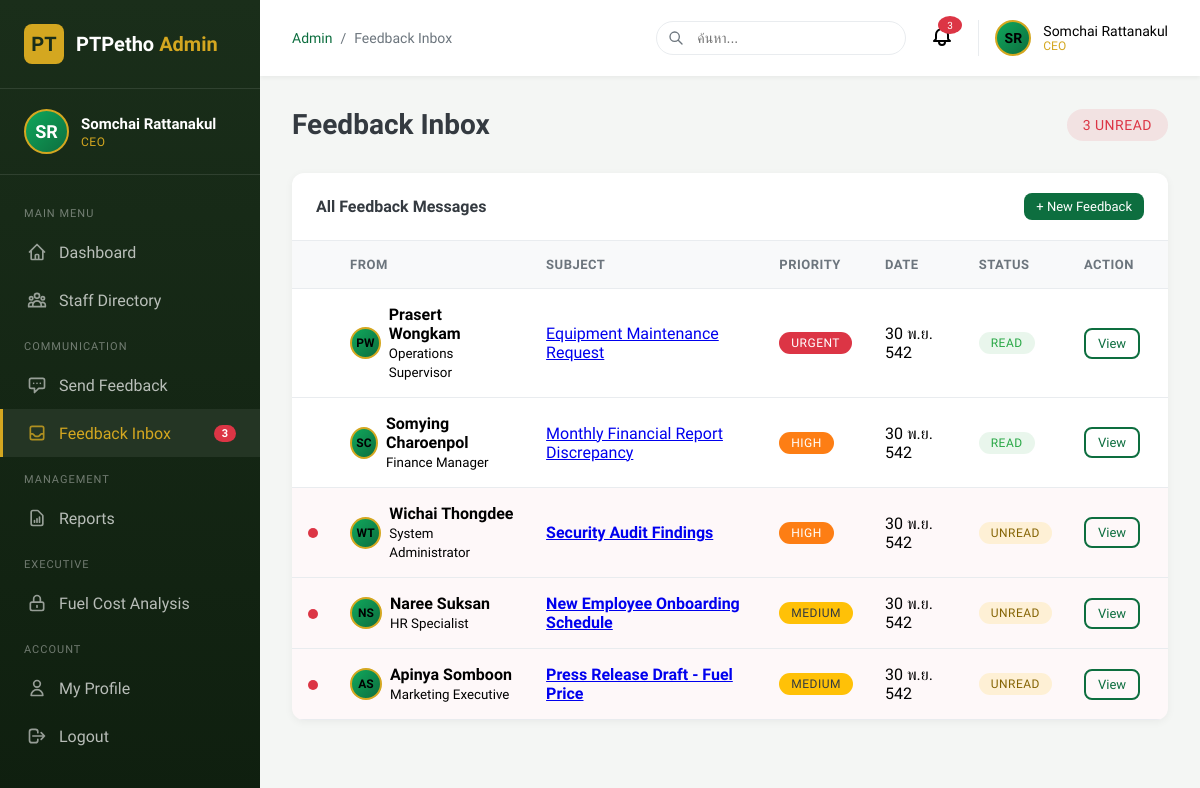
/ptpetho-admin/feedback-inbox.php (signed in), run on the app's committed database.
### tables this page shows
CREATE TABLE IF NOT EXISTS users (
    id INT AUTO_INCREMENT PRIMARY KEY,
    username VARCHAR(50) NOT NULL UNIQUE,
    password_hash VARCHAR(255) NOT NULL,
    email VARCHAR(100),
    full_name VARCHAR(100),
    role ENUM('user', 'admin', 'superadmin', 'ceo') DEFAULT 'user',
    department VARCHAR(100),
    avatar VARCHAR(255) DEFAULT 'default.png',
    is_active BOOLEAN DEFAULT TRUE,
    created_at TIMESTAMP DEFAULT CURRENT_TIMESTAMP,
    last_login TIMESTAMP NULL,
    INDEX idx_username (username),
    INDEX idx_role (role)
);

CREATE TABLE IF NOT EXISTS admin_feedback (
    id INT AUTO_INCREMENT PRIMARY KEY,
    sender_id INT,
    sender_name VARCHAR(100),
    sender_role VARCHAR(50),
    subject VARCHAR(200),
    message TEXT,
    priority ENUM('low', 'medium', 'high', 'urgent') DEFAULT 'medium',
    is_read BOOLEAN DEFAULT FALSE,
    read_by VARCHAR(50) NULL,
    created_at TIMESTAMP DEFAULT CURRENT_TIMESTAMP,
    read_at TIMESTAMP NULL,
    INDEX idx_is_read (is_read),
    INDEX idx_priority (priority)
);

### src/includes/functions.php (called while the page is built, shortened)
<?php
function getCurrentUser() {
    $db = getDB();
    $userId = (int)$_SESSION['user_id'];
    $result = $db->query("SELECT * FROM users WHERE id = $userId");
    if ($result && $result->num_rows > 0) {
        return $result->fetch_assoc();
    }
    return null;
}
function hasRole($role) {
    $user = getCurrentUser();
    if (is_array($role)) {
        return in_array($user['role'], $role);
    }
    return $user['role'] === $role;
}
function isCEO() {
    return hasRole('ceo');
}
function getFeedbackList($onlyUnread = false) {
    $db = getDB();
    $where = $onlyUnread ? "WHERE is_read = FALSE" : "";
    $query = "SELECT * FROM admin_feedback $where ORDER BY
        CASE priority
            WHEN 'urgent' THEN 1
            WHEN 'high' THEN 2
            WHEN 'medium' THEN 3
            ELSE 4
        END,
        created_at DESC";
    $result = $db->query($query);
    $data = [];
    while ($row = $result->fetch_assoc()) {
        $data[] = $row;
    }
    return $data;
}
function getDashboardStats() {
    $db = getDB();
    $stats = [];
    $result = $db->query("SELECT COUNT(*) as count FROM ptpetho_staff WHERE status = 'active'");
    $stats['total_staff'] = $result->fetch_assoc()['count'];
    $result = $db->query("SELECT COUNT(*) as count FROM admin_feedback WHERE is_read = FALSE");
    $stats['unread_feedback'] = $result->fetch_assoc()['count'];
    $result = $db->query("SELECT COUNT(*) as count FROM audit_log WHERE action = 'LOGIN_SUCCESS' AND DATE(created_at) = CURDATE()");
    $stats['today_logins'] = $result->fetch_assoc()['count'];
    $stats['total_revenue'] = '฿125.8B';
    return $stats;
}
function getInitials($name) {
    $words = explode(' ', $name);
    $initials = '';
    foreach ($words as $word) {
        if (!empty($word)) {
            $initials .= mb_substr($word, 0, 1);
        }
    }
    return mb_strtoupper(mb_substr($initials, 0, 2));
}
function formatThaiDate($date) {
    $timestamp = strtotime($date);
    $thaiMonths = [
        1 => 'ม.ค.', 2 => 'ก.พ.', 3 => 'มี.ค.', 4 => 'เม.ย.',
        5 => 'พ.ค.', 6 => 'มิ.ย.', 7 => 'ก.ค.', 8 => 'ส.ค.',
        9 => 'ก.ย.', 10 => 'ต.ค.', 11 => 'พ.ย.', 12 => 'ธ.ค.'
    ];
    $day = date('j', $timestamp);
    $month = $thaiMonths[(int)date('n', $timestamp)];
    $year = date('Y', $timestamp) + 543;
    return "$day $month $year";
}
function timeAgo($datetime) {
    $timestamp = strtotime($datetime);
    $diff = time() - $timestamp;
    return formatThaiDate($datetime);
}

### src/ptpetho-admin/feedback-inbox.php (the view, shortened to what this page needs)
<?php
$pageTitle = 'Feedback Inbox';
$currentPage = 'feedback-inbox';
require_once __DIR__ . '/../includes/admin-header.php';
$feedbackList = getFeedbackList();
$unreadCount = 0;
foreach ($feedbackList as $f) {
    if (!$f['is_read']) $unreadCount++;
}
?>
<div class="content-header">
    <h1>Feedback Inbox</h1>
    <div>
        <span class="badge badge-danger" style="font-size: 0.875rem; padding: 0.5rem 1rem;">
            <?= $unreadCount ?> unread
        </span>
    </div>
</div>
<div class="panel">
    <div class="panel-header">
        <h3 class="panel-title">All Feedback Messages</h3>
        <a href="/ptpetho-admin/feedback.php" class="btn btn-primary btn-sm">
            + New Feedback
        </a>
    </div>
    <div class="panel-body" style="padding: 0;">
        <?php if (empty($feedbackList)): ?>
        <p class="text-center text-muted" style="padding: 3rem;">ไม่มี feedback</p>
        <?php else: ?>
        <div class="table-wrapper">
            <table class="admin-table">
                <thead>
                    <tr>
                        <th style="width: 40px;"></th>
                        <th>From</th>
                        <th>Subject</th>
                        <th>Priority</th>
                        <th>Date</th>
                        <th>Status</th>
                        <th style="width: 100px;">Action</th>
                    </tr>
                </thead>
                <tbody>
                    <?php foreach ($feedbackList as $feedback): ?>
                    <tr style="<?= !$feedback['is_read'] ? 'background: rgba(220, 53, 69, 0.03);' : '' ?>">
                        <td>
                            <?php if (!$feedback['is_read']): ?>
                            <span style="display: inline-block; width: 10px; height: 10px; background: var(--danger); border-radius: 50%;"></span>
                            <?php endif; ?>
                        </td>
                        <td>
                            <div style="display: flex; align-items: center; gap: 0.5rem;">
                                <div class="user-avatar" style="width: 32px; height: 32px; font-size: 0.75rem;">
                                    <?= getInitials($feedback['sender_name']) ?>
                                </div>
                                <div>
                                    <strong><?= htmlspecialchars($feedback['sender_name']) ?></strong>
                                    <br>
                                    <small class="text-muted"><?= htmlspecialchars($feedback['sender_role']) ?></small>
                                </div>
                            </div>
                        </td>
                        <td>
                            <a href="/ptpetho-admin/feedback-view.php?id=<?= $feedback['id'] ?>" style="<?= !$feedback['is_read'] ? 'font-weight: 600;' : '' ?>">
                                <?= htmlspecialchars(mb_substr($feedback['subject'], 0, 50)) ?>
                            </a>
                        </td>
                        <td>
                            <span class="badge priority-<?= $feedback['priority'] ?>">
                                <?= $feedback['priority'] ?>
                            </span>
                        </td>
                        <td>
                            <span title="<?= $feedback['created_at'] ?>">
                                <?= timeAgo($feedback['created_at']) ?>
                            </span>
                        </td>
                        <td>
                            <?php if ($feedback['is_read']): ?>
                            <span class="badge badge-success">Read</span>
                            <?php else: ?>
                            <span class="badge badge-warning">Unread</span>
                            <?php endif; ?>
                        </td>
                        <td>
                            <a href="/ptpetho-admin/feedback-view.php?id=<?= $feedback['id'] ?>" class="btn btn-sm btn-outline">
                                View
                            </a>
                        </td>
                    </tr>
                    <?php endforeach; ?>
                </tbody>
            </table>
        </div>
        <?php endif; ?>
    </div>
</div>
<?php require_once __DIR__ . '/../includes/admin-footer.php'; ?>

### src/includes/admin-header.php (shortened to what this page needs)
<?php
require_once __DIR__ . '/functions.php';
$stats = getDashboardStats();
?>
<!DOCTYPE html>
<html lang="th">
<head>
    <link rel="stylesheet" href="/assets/css/admin.css">
</head>
<body class="admin-body">
    <div class="admin-wrapper">
        <?php include __DIR__ . '/admin-sidebar.php'; ?>
        <main class="admin-main">
            <header class="admin-header">
                <div class="header-left">
                    <div class="header-breadcrumb">
                        <a href="/ptpetho-admin/dashboard.php">Admin</a>
                        <span>/</span>
                        <span><?= $pageTitle ?? 'Dashboard' ?></span>
                    </div>
                </div>
                <div class="header-right">
                    <div class="header-search">
                        <svg xmlns="http://www.w3.org/2000/svg" fill="none" viewBox="0 0 24 24" stroke="currentColor">
                            <path stroke-linecap="round" stroke-linejoin="round" stroke-width="2" d="M21 21l-6-6m2-5a7 7 0 11-14 0 7 7 0 0114 0z" />
                        </svg>
                        <input type="text" placeholder="ค้นหา...">
                    </div>
                    <div class="header-notifications">
                        <?php if ($stats['unread_feedback'] > 0): ?>
                            <span class="badge"><?= $stats['unread_feedback'] ?></span>
                        <?php endif; ?>
                    </div>
                    <div style="display:flex;align-items:center;gap:0.75rem;padding-left:1rem;border-left:1px solid var(--light-gray);">
                        <div class="user-avatar" style="width:36px;height:36px;font-size:0.875rem;">
                            <?= getInitials($currentUser['full_name']) ?>
                        </div>
                        <div>
                            <div style="font-size:0.875rem;font-weight:500;"><?= htmlspecialchars($currentUser['full_name']) ?></div>
                            <div style="font-size:0.75rem;color:var(--accent-gold);text-transform:uppercase;"><?= $currentUser['role'] ?></div>
                        </div>
                    </div>
                </div>
            </header>
            <div class="admin-content">

### src/includes/admin-sidebar.php (shortened to what this page needs)
<?php
$currentUser = getCurrentUser();
$unreadFeedback = $stats['unread_feedback'] ?? 0;
?>
<aside class="admin-sidebar">
    <div class="sidebar-header">
        <div class="sidebar-logo">PT</div>
        <div class="sidebar-brand">PTPetho <span>Admin</span></div>
    </div>
    <div class="sidebar-user">
        <div class="user-avatar">
            <?= getInitials($currentUser['full_name']) ?>
        </div>
        <div class="user-info">
            <div class="user-name"><?= htmlspecialchars($currentUser['full_name']) ?></div>
            <div class="user-role"><?= strtoupper($currentUser['role']) ?></div>
        </div>
    </div>
    <nav class="sidebar-nav">
        <div class="nav-section">Main Menu</div>
        <ul>
            <li class="nav-item">
                <a href="/ptpetho-admin/dashboard.php" class="nav-link <?= ($currentPage ?? '') === 'dashboard' ? 'active' : '' ?>">
                    <span>Dashboard</span>
                </a>
            </li>
            <li class="nav-item">
                <a href="/ptpetho-admin/search.php" class="nav-link <?= ($currentPage ?? '') === 'search' ? 'active' : '' ?>">
                    <span>Staff Directory</span>
                </a>
            </li>
        </ul>
        <div class="nav-section">Communication</div>
        <ul>
            <li class="nav-item">
                <a href="/ptpetho-admin/feedback.php" class="nav-link <?= ($currentPage ?? '') === 'feedback' ? 'active' : '' ?>">
                    <svg class="nav-icon" xmlns="http://www.w3.org/2000/svg" fill="none" viewBox="0 0 24 24" stroke="currentColor">
                        <path stroke-linecap="round" stroke-linejoin="round" stroke-width="2" d="M8 10h.01M12 10h.01M16 10h.01M9 16H5a2 2 0 01-2-2V6a2 2 0 012-2h14a2 2 0 012 2v8a2 2 0 01-2 2h-5l-5 5v-5z" />
                    </svg>
                    <span>Send Feedback</span>
                </a>
            </li>
            <li class="nav-item">
                <a href="/ptpetho-admin/feedback-inbox.php" class="nav-link <?= ($currentPage ?? '') === 'feedback-inbox' ? 'active' : '' ?>">
                    <span>Feedback Inbox</span>
                    <?php if ($unreadFeedback > 0): ?>
                        <span class="nav-badge"><?= $unreadFeedback ?></span>
                    <?php endif; ?>
                </a>
            </li>
        </ul>
        <?php if (hasRole(['superadmin', 'ceo'])): ?>
        <div class="nav-section">Management</div>
        <ul>
            <li class="nav-item">
                <a href="/ptpetho-admin/reports.php" class="nav-link <?= ($currentPage ?? '') === 'reports' ? 'active' : '' ?>">
                    <svg class="nav-icon" xmlns="http://www.w3.org/2000/svg" fill="none" viewBox="0 0 24 24" stroke="currentColor">
                        <path stroke-linecap="round" stroke-linejoin="round" stroke-width="2" d="M9 17v-2m3 2v-4m3 4v-6m2 10H7a2 2 0 01-2-2V5a2 2 0 012-2h5.586a1 1 0 01.707.293l5.414 5.414a1 1 0 01.293.707V19a2 2 0 01-2 2z" />
                    </svg>
                    <span>Reports</span>
                </a>
            </li>
        </ul>
        <?php endif; ?>
        <?php if (isCEO()): ?>
        <div class="nav-section">Executive</div>
        <ul>
            <li class="nav-item">
                <a href="/ptpetho-admin/fuel-cost.php" class="nav-link <?= ($currentPage ?? '') === 'fuel-cost' ? 'active' : '' ?>">
                    <svg class="nav-icon" xmlns="http://www.w3.org/2000/svg" fill="none" viewBox="0 0 24 24" stroke="currentColor">
                        <path stroke-linecap="round" stroke-linejoin="round" stroke-width="2" d="M12 15v2m-6 4h12a2 2 0 002-2v-6a2 2 0 00-2-2H6a2 2 0 00-2 2v6a2 2 0 002 2zm10-10V7a4 4 0 00-8 0v4h8z" />
                    </svg>
                    <span>Fuel Cost Analysis</span>
                </a>
            </li>
        </ul>
        <?php endif; ?>
        <div class="nav-section">Account</div>
        <ul>
            <li class="nav-item">
                <a href="/ptpetho-admin/profile.php" class="nav-link <?= ($currentPage ?? '') === 'profile' ? 'active' : '' ?>">
                    <svg class="nav-icon" xmlns="http://www.w3.org/2000/svg" fill="none" viewBox="0 0 24 24" stroke="currentColor">
                        <path stroke-linecap="round" stroke-linejoin="round" stroke-width="2" d="M16 7a4 4 0 11-8 0 4 4 0 018 0zM12 14a7 7 0 00-7 7h14a7 7 0 00-7-7z" />
                    </svg>
                    <span>My Profile</span>
                </a>
            </li>
            <li class="nav-item">
                <a href="/ptpetho-admin/logout.php" class="nav-link">
                    <svg class="nav-icon" xmlns="http://www.w3.org/2000/svg" fill="none" viewBox="0 0 24 24" stroke="currentColor">
                        <path stroke-linecap="round" stroke-linejoin="round" stroke-width="2" d="M17 16l4-4m0 0l-4-4m4 4H7m6 4v1a3 3 0 01-3 3H6a3 3 0 01-3-3V7a3 3 0 013-3h4a3 3 0 013 3v1" />
                    </svg>
                    <span>Logout</span>
                </a>
            </li>
        </ul>
    </nav>
</aside>

### data on the page
users: full_name "SR", full_name "Somchai Rattanakul", role "CEO"
admin_feedback: sender_name "PW", sender_name "Prasert Wongkam", sender_role "Operations Supervisor", subject "Equipment Maintenance Request", priority "URGENT", created_at "30 พ.ย. 542", is_read "READ"
admin_feedback: sender_name "SC", sender_name "Somying Charoenpol", sender_role "Finance Manager", subject "Monthly Financial Report Discrepancy", priority "HIGH", created_at "30 พ.ย. 542", is_read "READ"
admin_feedback: is_read 0 (drawn), sender_name "WT", sender_name "Wichai Thongdee", sender_role "System Administrator", subject "Security Audit Findings", priority "HIGH", created_at "30 พ.ย. 542"
admin_feedback: is_read 0 (drawn), sender_name "NS", sender_name "Naree Suksan", sender_role "HR Specialist", subject "New Employee Onboarding Schedule", priority "MEDIUM", created_at "30 พ.ย. 542"
admin_feedback: is_read 0 (drawn), sender_name "AS", sender_name "Apinya Somboon", sender_role "Marketing Executive", subject "Press Release Draft - Fuel Price", priority "MEDIUM", created_at "30 พ.ย. 542"

### other printed values
$unreadFeedback "3"
$pageTitle "Feedback Inbox"
$stats['unread_feedback'] "3"
$unreadCount "3"
